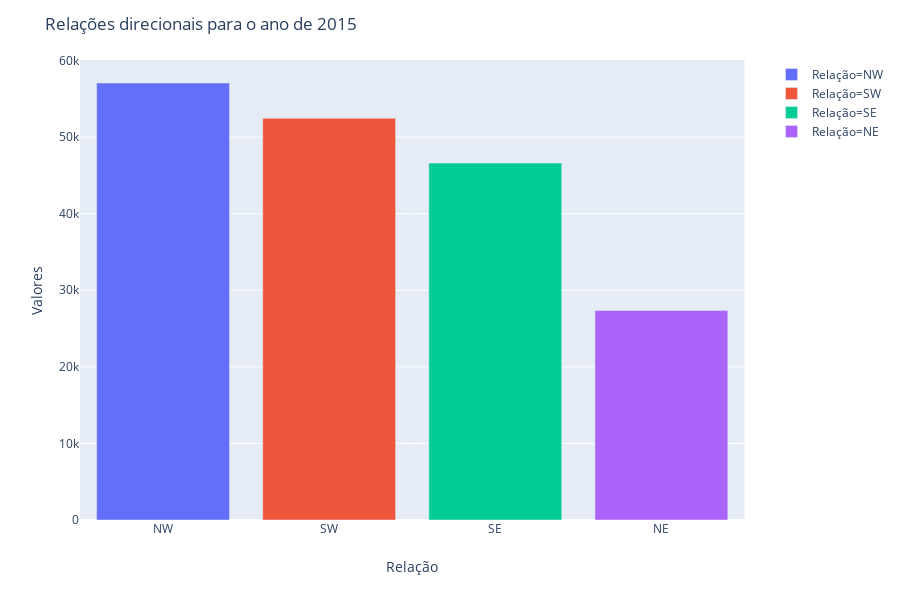

The cell this chart's notebook holds for it:
### Code cell
an2015 = tidy_data2015.resample('Y')['T_RELATION'].value_counts()

an2015 = pd.DataFrame({'Relação':an2015.index.get_level_values('T_RELATION').values, 'Valores':an2015.values.ravel()})

fig = px.bar(an2015, x='Relação', y='Valores', color='Relação', labels='Relação')
fig.update_layout(title_text='Relações direcionais para o ano de 2015')
fig.show()

### Figure 1 — Plotly figure (JSON) as saved in the notebook; plotly's stock layout.template omitted (floating-point values rounded to 4 significant figures)
{"data": [{"alignmentgroup": "True", "hoverlabel": {"namelength": 0}, "hovertemplate": "Relação=%{x}<br>Valores=%{y}", "legendgroup": "Relação=NW", "marker": {"color": "#636efa"}, "name": "Relação=NW", "offsetgroup": "Relação=NW", "orientation": "v", "showlegend": true, "textposition": "auto", "type": "bar", "x": ["NW"], "xaxis": "x", "y": [57063], "yaxis": "y"}, {"alignmentgroup": "True", "hoverlabel": {"namelength": 0}, "hovertemplate": "Relação=%{x}<br>Valores=%{y}", "legendgroup": "Relação=SW", "marker": {"color": "#EF553B"}, "name": "Relação=SW", "offsetgroup": "Relação=SW", "orientation": "v", "showlegend": true, "textposition": "auto", "type": "bar", "x": ["SW"], "xaxis": "x", "y": [52449], "yaxis": "y"}, {"alignmentgroup": "True", "hoverlabel": {"namelength": 0}, "hovertemplate": "Relação=%{x}<br>Valores=%{y}", "legendgroup": "Relação=SE", "marker": {"color": "#00cc96"}, "name": "Relação=SE", "offsetgroup": "Relação=SE", "orientation": "v", "showlegend": true, "textposition": "auto", "type": "bar", "x": ["SE"], "xaxis": "x", "y": [46602], "yaxis": "y"}, {"alignmentgroup": "True", "hoverlabel": {"namelength": 0}, "hovertemplate": "Relação=%{x}<br>Valores=%{y}", "legendgroup": "Relação=NE", "marker": {"color": "#ab63fa"}, "name": "Relação=NE", "offsetgroup": "Relação=NE", "orientation": "v", "showlegend": true, "textposition": "auto", "type": "bar", "x": ["NE"], "xaxis": "x", "y": [27363], "yaxis": "y"}], "layout": {"barmode": "relative", "height": 600, "legend": {"tracegroupgap": 0}, "margin": {"t": 60}, "title": {"text": "Relações direcionais para o ano de 2015"}, "xaxis": {"anchor": "y", "categoryarray": ["NW", "SW", "SE", "NE"], "categoryorder": "array", "domain": [0, 0.98], "title": {"text": "Relação"}}, "yaxis": {"anchor": "x", "domain": [0, 1], "title": {"text": "Valores"}}}}
